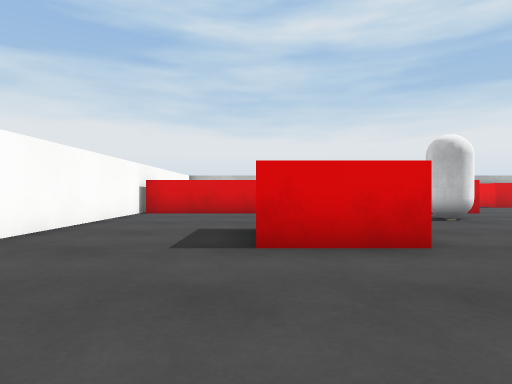
View 1 (above)

24 first-person views from a walk through a scene from a Unity 3-D project. The camera is 0.64 m above the floor, looks level and sees 75° across. The floor is counted in squares, 1 m on a side. Each view is taken from the middle of a square. On the plan, view 1 faces up. The plan holds only what a view shows up to about 10 squares ahead; the rest is blank. The place goes on beyond the plan. The player is left out. Surface patterns are stand-ins for the level's own textures.

View 2
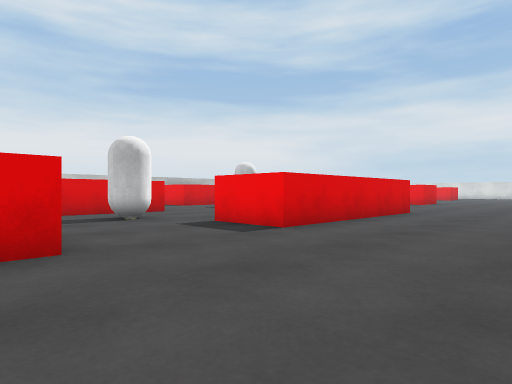

View 3
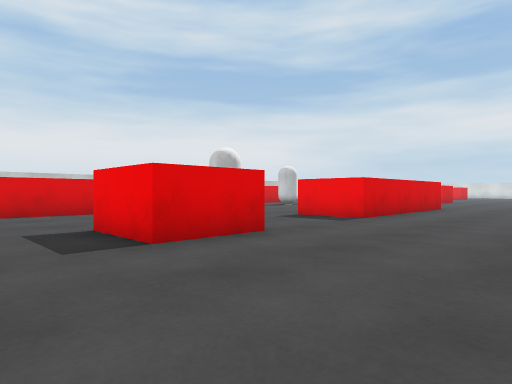

View 4
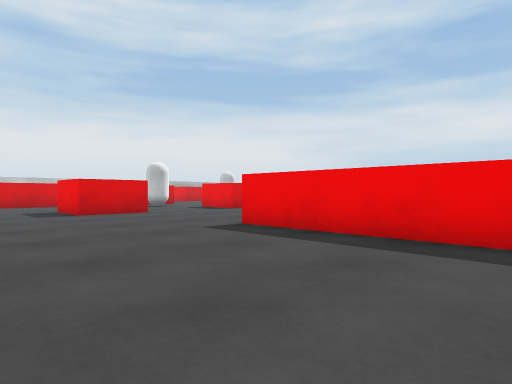

View 5
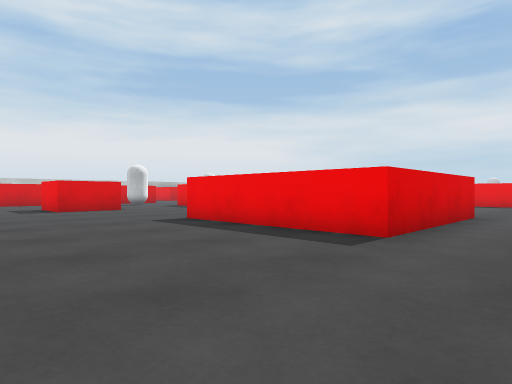

View 6
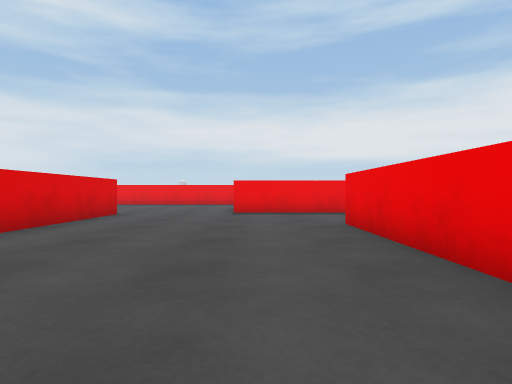

View 7
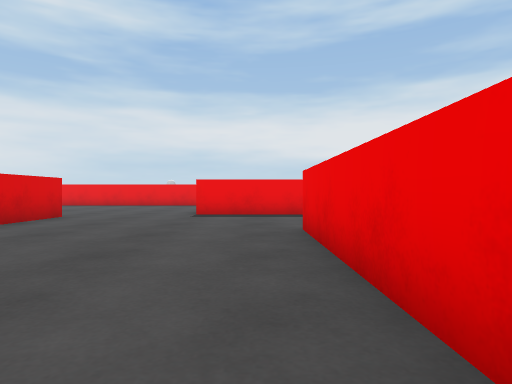

View 8
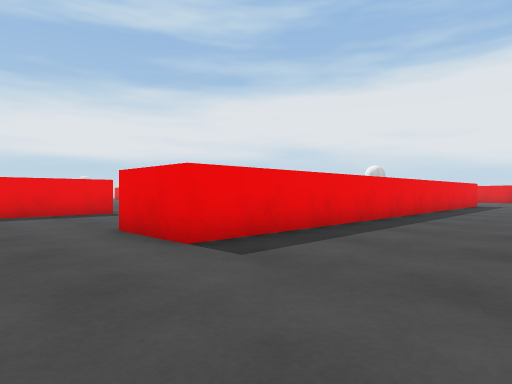

View 9
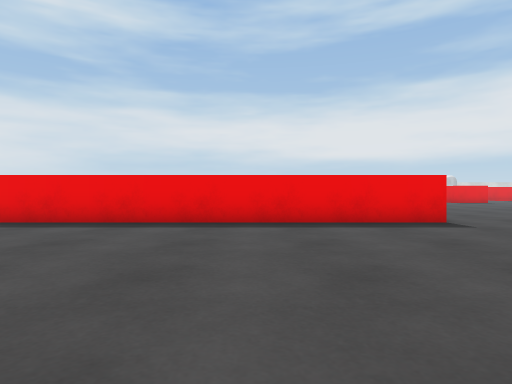

View 10
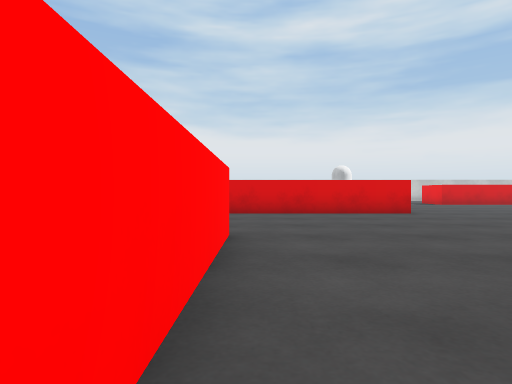

View 11
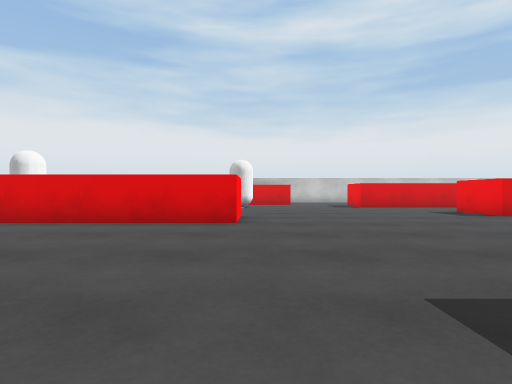

View 12
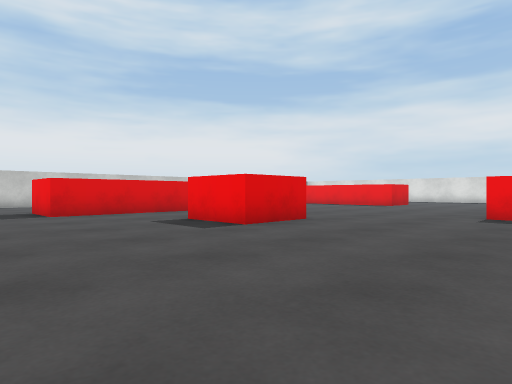

View 13
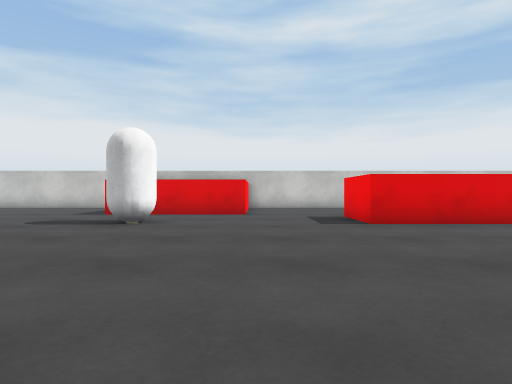

View 14
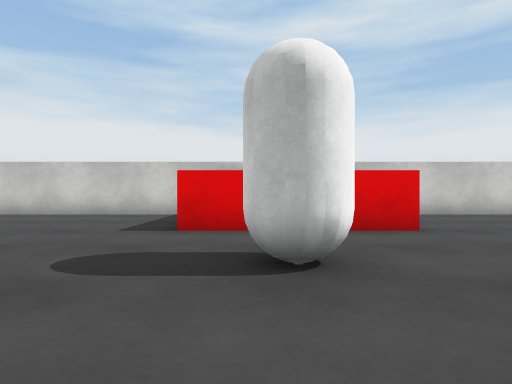

View 15
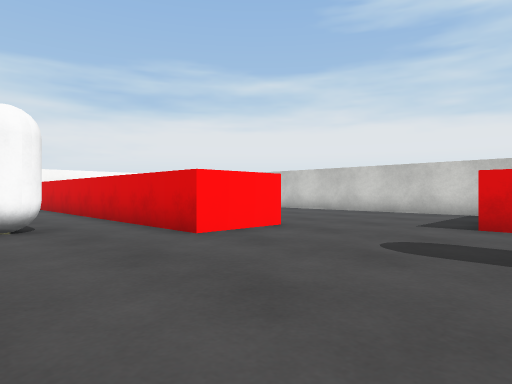

View 16
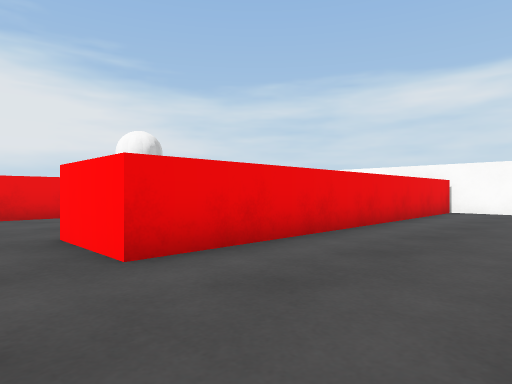

View 17
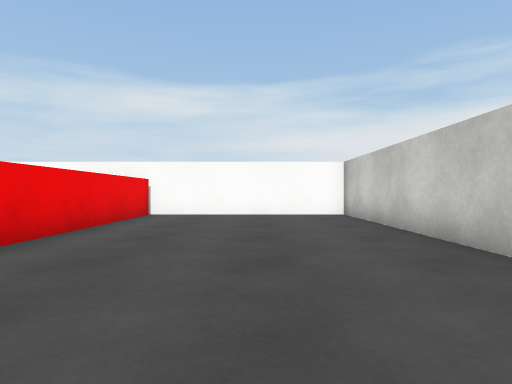

View 18
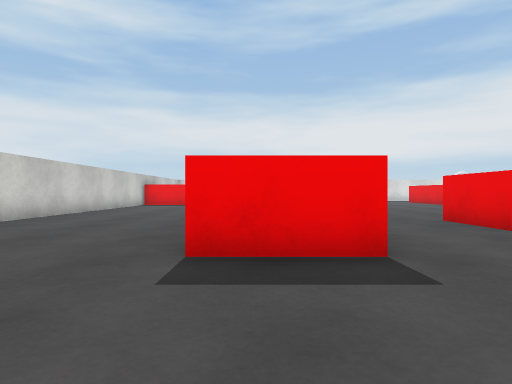

View 19
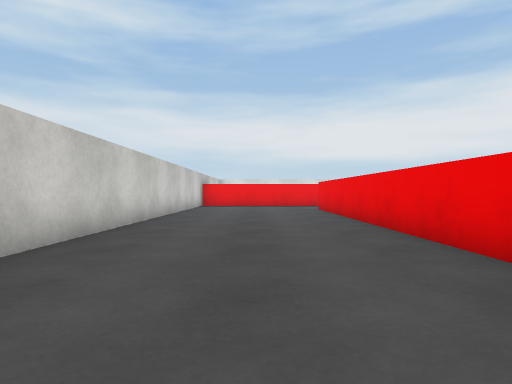

View 20
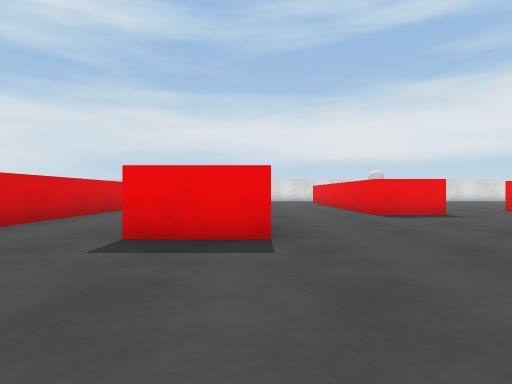

View 21
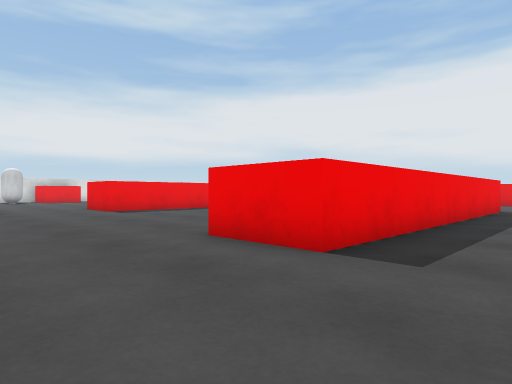

View 22
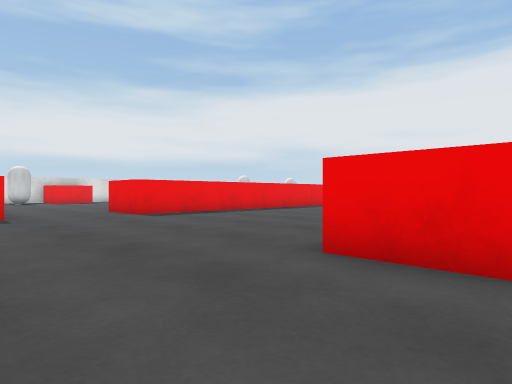

View 23
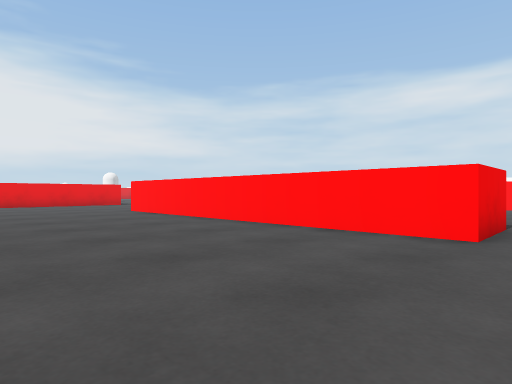

View 24
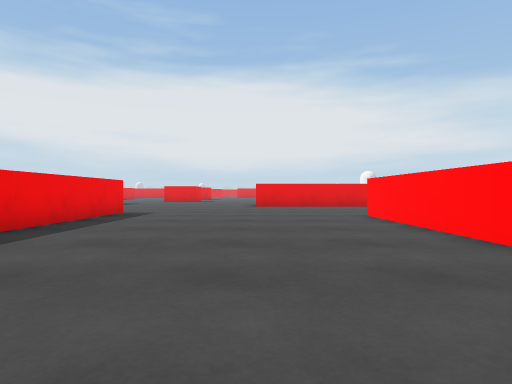

### Floor plan
Points are (right, up) in squares from view 1. A wall is a line through its corners. A room is listed if a view was taken in it or the views show most of it. See-through windows are left out.
Room 1 (views 1, 2, 3, 4, 5, 6, 7, 8, 9, 10, 11, 12, 13, 14, 15, 16, 17, 18, 19, 20, 21, 22, 23, 24)
walls: (6.6, -1.5) (6.6, -5.5); (6.6, -6) (1.6, -6) (1.6, -1); (11.6, 5.5) (11.6, 3.9) (5.6, 3.9) (5.6, 5.9) (6.9, 5.9); (14, -11) (14, -1) (16, -1) (16, -11); (23.1, -3.1) (23.1, -2.3) (23.5, -2.3); (-1, -11.8) (3.8, -11.8); (7.5, -17.6) (7.5, -9.3) (9.5, -9.3); (23.1, -12) (23.1, -7.2); (10.9, 13.5) (9.6, 13.5); (13.8, 13.5) (11, 13.5); (17, 12.7) (23.5, 12.7); (23.5, 10.7) (16.3, 10.7) (16.3, 12.8); (9, 17.5) (-3.5, 17.5) (-3.5, 12) (6.6, 12) (6.6, 10) (-3.5, 10) (-3.5, 4.5); (23.5, 17.5) (15.6, 17.5)
objects: red block (0, 4) to (2, 5); grey capsule (4, 8) to (5, 8); grey capsule (11, 11) to (12, 11); red block (19, 6) to (20, 7)

Positions as (right, up) in squares from view 1, and headings:
1: (0, 0), facing up
2: (1, 0), facing up-right
3: (-2, 0), facing up-right
4: (-3, -6), facing up-right
5: (-3, -8), facing up-right
6: (-3, -10), facing right
7: (-2, -11), facing right
8: (4, -7), facing down-right
9: (7, -7), facing right
10: (7, -6), facing up
11: (12, -3), facing up
12: (14, 1), facing up-right
13: (14, 4), facing up
14: (11, 8), facing up
15: (11, 7), facing up-left
16: (8, 15), facing down-left
17: (6, 15), facing left
18: (13, 12), facing right
19: (14, 15), facing right
20: (14, 6), facing right
21: (12, 2), facing down-right
22: (14, 2), facing down-right
23: (21, 0), facing down-left
24: (19, -2), facing down
